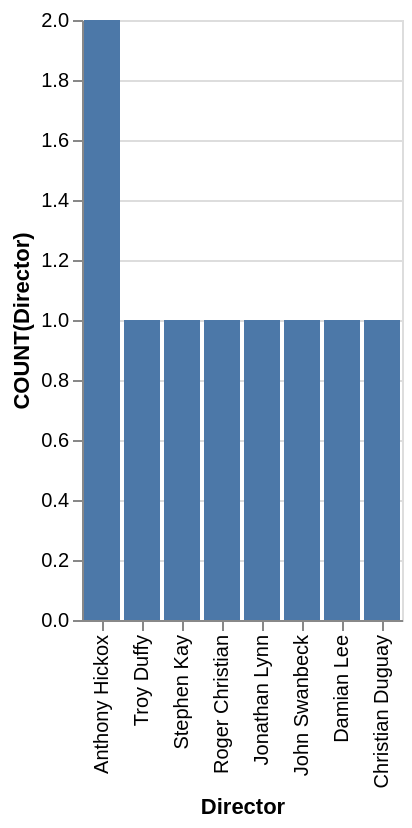

Here is the Vega-Lite specification saved for this chart:
### Vega-Lite specification from a JSON file in a GitHub repository (floating-point values rounded to 4 significant figures)
{"data": {"values": [{"x_data": "Anthony Hickox", "y_data": 2}, {"x_data": "Troy Duffy", "y_data": 1}, {"x_data": "Stephen Kay", "y_data": 1}, {"x_data": "Roger Christian", "y_data": 1}, {"x_data": "Jonathan Lynn", "y_data": 1}, {"x_data": "John Swanbeck", "y_data": 1}, {"x_data": "Damian Lee", "y_data": 1}, {"x_data": "Christian Duguay", "y_data": 1}]}, "mark": "bar", "encoding": {"x": {"field": "x_data", "type": "nominal", "title": "Director", "sort": {"op": "sum", "field": "y_data", "order": "descending"}}, "y": {"field": "y_data", "type": "quantitative", "title": "COUNT(Director)"}}}
